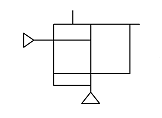
%> input picture lab3.png, 162 x 118 px
$ octave buildvec.m   (GNU Octave 9; MATLAB toolbox functions it lacks are replaced by stand-ins)
%> lines starting %> are read from the running program, lines starting %| are printed output that depends on the picture; in (x1, y1, x2, y2) boxes, pixels count from 0 and x2, y2 are one past the last pixel; in counts of white or black regions, pixels touching at a corner belong together; the program's own positions count from 1
label='lab3.png';
img=imread('lab3.png');
%> img is the input picture: size 118x162x3 uint8; min 0, max 255, mean 247.4
img=im2bw(img);
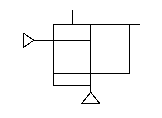
%> img: size 118x162 logical; 97.2% white; black in thin lines or dots, all inside (x1, y1, x2, y2) = (23, 10, 140, 104)
[m,n]=size(img);
%> m = 118; n = 162
k=1;
p=1;
l=1;
s=1;
for i=4:m-3
    for j=4:n-3
        if(isitint(img,i,j)==1)
            x(k)=i;
            y(k)=j;
            k=k+1;
        end
        if(isittr(img,i,j)==1)
            v(p)=i;
            w(p)=j;
            p=p+1;
        end
        if(isitend(img,i,j)==1)
            e(l)=i;
            f(l)=j;
            l=l+1;
        end
        if(isitcor(img,i,j)==1)
            c(s)=i;
            d(s)=j;
            s=s+1;
        end
    end
end
%> after the loop, c = [25 74 86]; d = [54 130 54]; e = [11 25]; f = [73 140]; k = 9; l = 3; p = 3; s = 4; v = [41 93]; w = [34 91]; x = [25 25 25 41 41 74 74 86]; y = [73 91 130 54 91 54 91 91]
